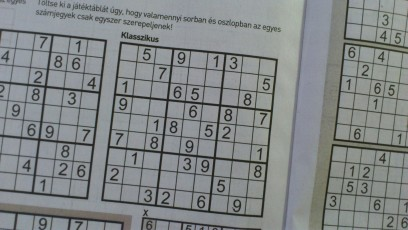
#> input picture Példatár/Sudoku_rs.jpg, 408 x 230 px
$ python 04_06_c_threshold.py
#> lines starting #> are read from the running program, lines starting #| are printed output that depends on the picture; after the words box and inside, x2 and y2 are one past the last pixel; in counts of white or black regions, pixels touching at a corner belong together

import cv2
import numpy as np

# src = cv2.imread('screen01_h.png', cv2.IMREAD_GRAYSCALE)
src = cv2.imread('Sudoku_rs.jpg', cv2.IMREAD_GRAYSCALE)
#> src: shape (230, 408); min 20, max 180, mean 133.4
cv2.imshow('Source', src)

print('Global threshold at intensity value 128.')
threshold, im_thresh = cv2.threshold(src, 128, 255, cv2.THRESH_BINARY)
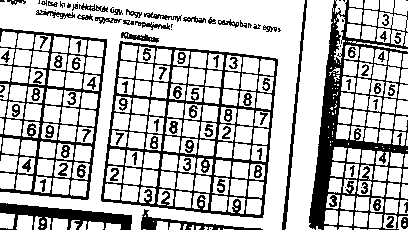
#> im_thresh: shape (230, 408); 73.6% white; 106 black regions (22 under 20 px), largest, box (x1, y1, x2, y2) and area: (309, 0, 408, 230) 6918, (101, 41, 278, 218) 6541, (0, 28, 107, 200) 3773
cv2.imshow('Result', im_thresh)
cv2.waitKey(0)

threshold, im_thresh = cv2.threshold(src, -1, 255, cv2.THRESH_BINARY + cv2.THRESH_OTSU)
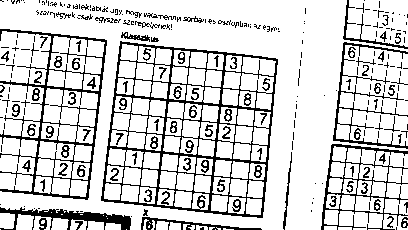
#> im_thresh: shape (230, 408); 82.2% white; black in thin lines or dots
#> threshold = 110
print('Detected Otsu threshold = {}'.format(threshold))
#| Detected Otsu threshold = 110.0
cv2.imshow('Result', im_thresh)
cv2.waitKey(0)

print('Global threshold at intensity value 128 using Numpy array operations.')
im_thresh = np.ndarray(src.shape, src.dtype)
im_thresh[src >= 128] = 255
im_thresh[src < 128] = 0
cv2.imshow('Result', im_thresh)
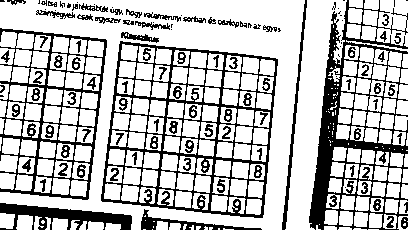
#> window 'Result': shape (230, 408); 74.1% white; 116 black regions (30 under 20 px), largest, box (x1, y1, x2, y2) and area: (309, 0, 408, 230) 6583, (101, 41, 278, 218) 6467, (0, 28, 107, 200) 3649
cv2.waitKey(0)

cv2.destroyAllWindows()

$ run again, with Példatár/screen01_h.png saved as Példatár/Sudoku_rs.jpg
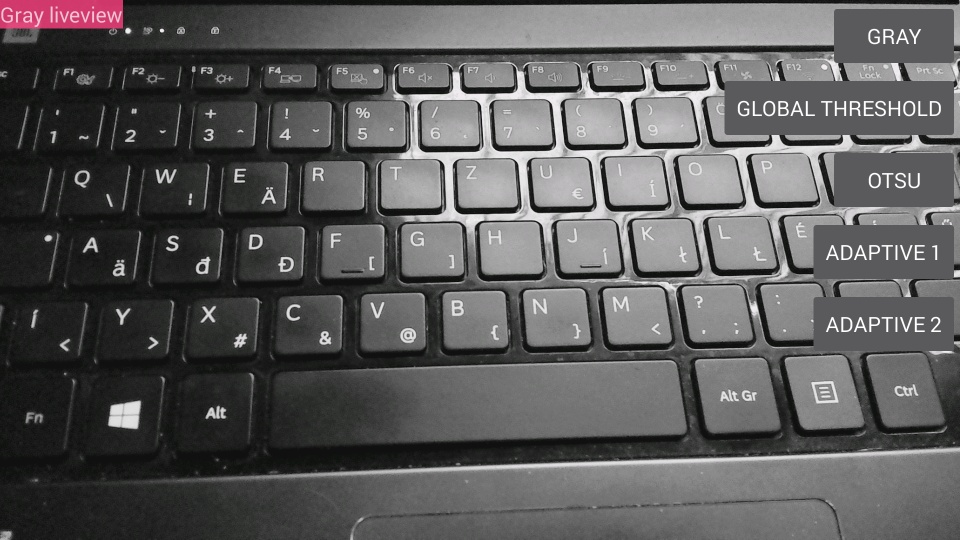
#> input picture Példatár/screen01_h.png, 960 x 540 px
#> `threshold, im_thresh = cv2.threshold(src, -1, 255, cv2.THRESH_BINARY +..`:
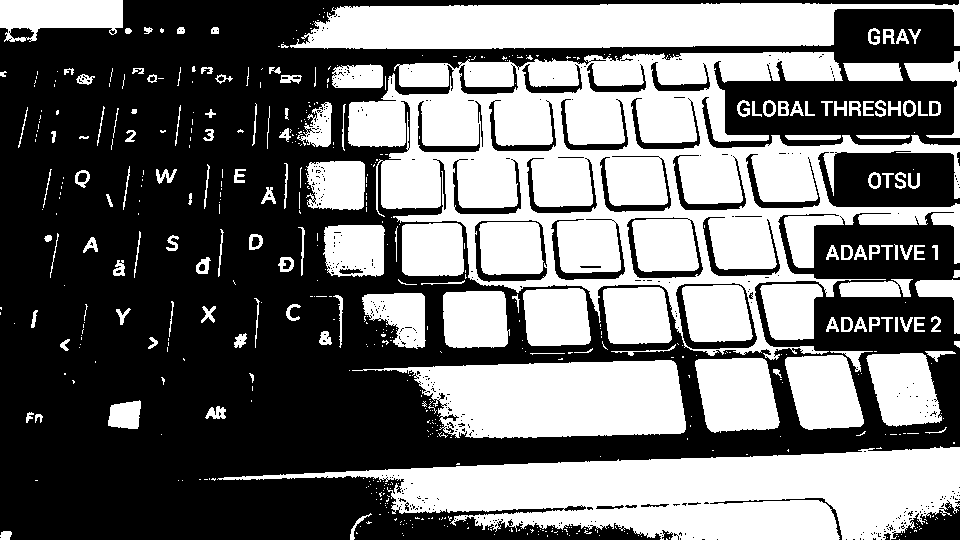
#> im_thresh: shape (540, 960); 43.7% white; 566 white regions (412 under 20 px), largest, box (x1, y1, x2, y2) and area: (348, 52, 960, 360) 78459, (217, 446, 960, 540) 39819, (290, 0, 960, 49) 23011
#> threshold = 96
#| Detected Otsu threshold = 96.0
#> `cv2.imshow('Result', im_thresh)`:
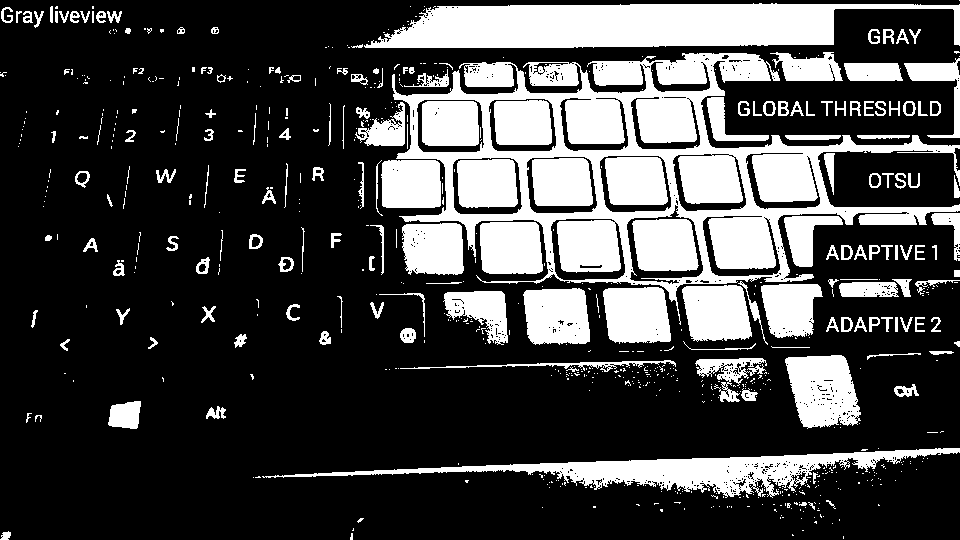
#> window 'Result': shape (540, 960); 26.8% white; 710 white regions (534 under 20 px), largest, box (x1, y1, x2, y2) and area: (392, 53, 960, 325) 43524, (364, 3, 960, 48) 18908, (262, 448, 960, 498) 9459

$ run again, with Példatár/DSC02627_800.jpg copied over Példatár/Sudoku_rs.jpg
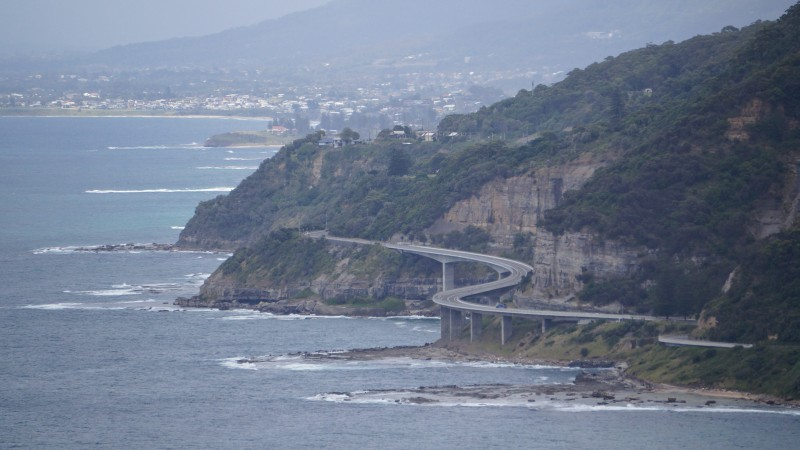
#> input picture Példatár/DSC02627_800.jpg, 800 x 450 px
#> `threshold, im_thresh = cv2.threshold(src, -1, 255, cv2.THRESH_BINARY +..`:
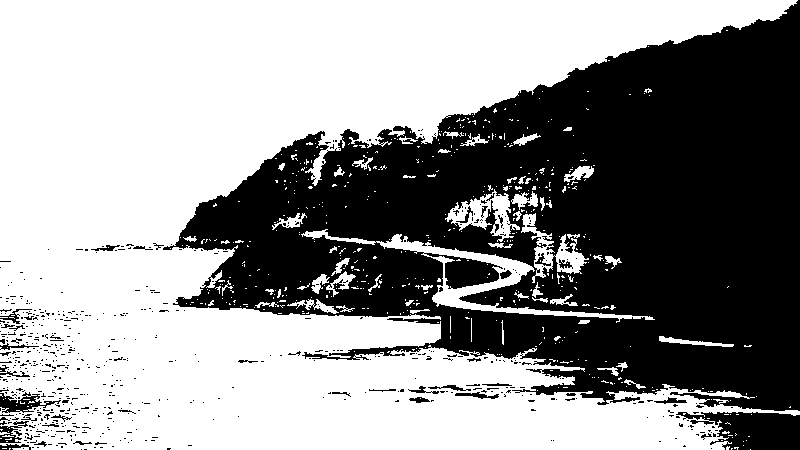
#> im_thresh: shape (450, 800); 58% white; 631 black regions (588 under 20 px), largest, box (x1, y1, x2, y2) and area: (163, 0, 800, 411) 143313, (676, 412, 800, 450) 3120, (0, 392, 61, 413) 549
#> threshold = 118
#| Detected Otsu threshold = 118.0
#> `cv2.imshow('Result', im_thresh)`:
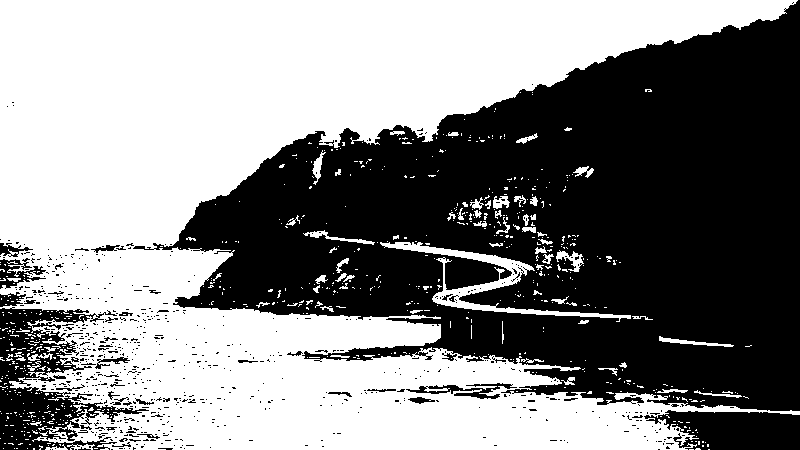
#> window 'Result': shape (450, 800); 52.8% white; 694 black regions (650 under 20 px), largest, box (x1, y1, x2, y2) and area: (133, 0, 800, 411) 151666, (0, 307, 149, 450) 8369, (644, 410, 800, 450) 4624
